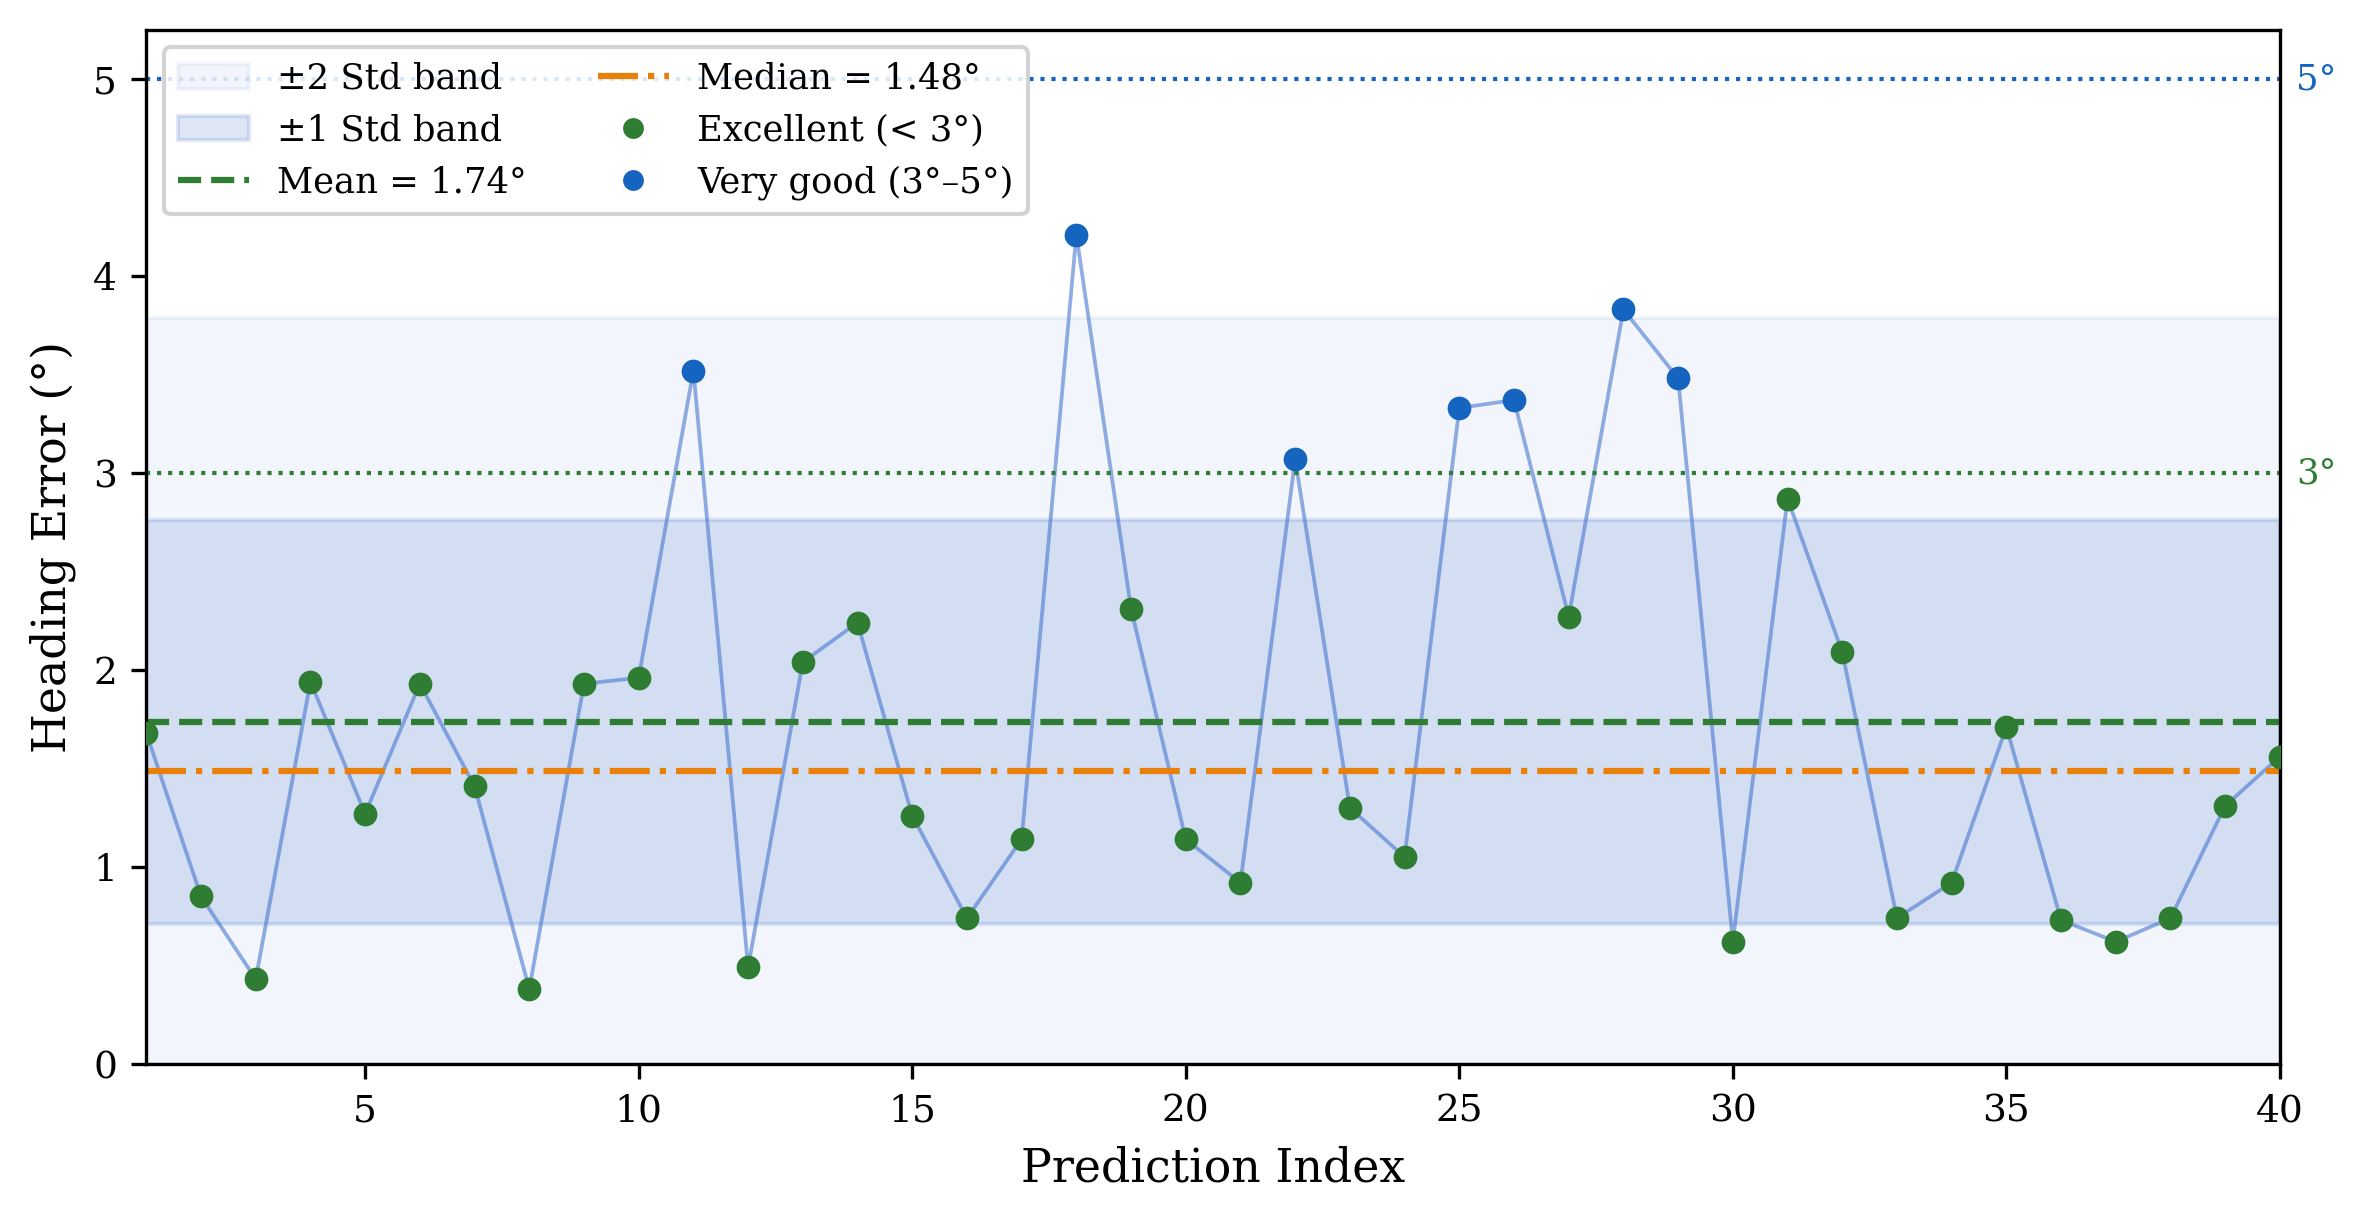

Reproduce this figure in Python.
"""
Figure B for Section 5.2.2 — Heading accuracy against Blender GT
Per-prediction index plot with:
  - ±1 and ±2 std bands
  - Mean and median lines
  - Colour-coded individual points by error band
  - 3° and 5° threshold references

Path to update:
  GT_JSON : inference_with_ground_truth_final.json
"""
import json, numpy as np
import matplotlib.pyplot as plt
from matplotlib.lines import Line2D
from pathlib import Path

# =============================================================================
# STYLE CONFIG
# =============================================================================
FONT_FAMILY      = "serif"
FONT_SIZE_LABEL  = 11
FONT_SIZE_TICK   = 9
FONT_SIZE_ANNOT  = 8.5
FONT_SIZE_LEGEND = 8.5

COLOR_LINE       = "#4878CF"
COLOR_MEAN       = "#2E7D32"
COLOR_MED        = "#E8800A"
COLOR_EXCELLENT  = "#2E7D32"
COLOR_VERYGOOD   = "#1565C0"

FIG_WIDTH        = 8.0
FIG_HEIGHT       = 4.2
DPI              = 300

# Path — update for local execution
GT_JSON = Path("../runs/test-orientation/yolo11n-panther_v1-pose-v1/inference_with_ground_truth_final.json")

# =============================================================================
# DATA
# =============================================================================
d          = json.loads(GT_JSON.read_text())
preds      = d["predictions"]
errors     = np.array([p["angular_error_deg"] for p in preds])
n          = len(errors)
idx        = np.arange(1, n + 1)
mean_err   = errors.mean()
median_err = np.median(errors)
std_err    = errors.std()

def pt_color(e):
    if e <= 3.0:   return COLOR_EXCELLENT
    elif e <= 5.0: return COLOR_VERYGOOD
    else:          return "#B71C1C"

pt_colors = [pt_color(e) for e in errors]

# =============================================================================
# FIGURE
# =============================================================================
plt.rcParams.update({
    "font.family":     FONT_FAMILY,
    "font.size":       FONT_SIZE_LABEL,
    "axes.labelsize":  FONT_SIZE_LABEL,
    "xtick.labelsize": FONT_SIZE_TICK,
    "ytick.labelsize": FONT_SIZE_TICK,
    "legend.fontsize": FONT_SIZE_LEGEND,
})

fig, ax = plt.subplots(figsize=(FIG_WIDTH, FIG_HEIGHT))

# ±2 std band
ax.fill_between(idx,
                np.maximum(0, mean_err - 2*std_err),
                mean_err + 2*std_err,
                color=COLOR_LINE, alpha=0.07, label="±2 Std band")

# ±1 std band
ax.fill_between(idx,
                np.maximum(0, mean_err - std_err),
                mean_err + std_err,
                color=COLOR_LINE, alpha=0.18, label="±1 Std band")

# Error line
ax.plot(idx, errors, color=COLOR_LINE, linewidth=0.9, alpha=0.6)

# Colour-coded points
for i, (e, col) in enumerate(zip(errors, pt_colors)):
    ax.scatter(i + 1, e, color=col, s=22, zorder=5)

# Mean and median
ax.axhline(mean_err,   color=COLOR_MEAN, linewidth=1.5,
           linestyle="--", label=f"Mean = {mean_err:.2f}°")
ax.axhline(median_err, color=COLOR_MED,  linewidth=1.5,
           linestyle="-.", label=f"Median = {median_err:.2f}°")

# Threshold references
ax.axhline(3.0, color=COLOR_EXCELLENT, linestyle=":", linewidth=1.0)
ax.text(n + 0.3, 3.0, "3°", color=COLOR_EXCELLENT, fontsize=FONT_SIZE_ANNOT, va="center")
ax.axhline(5.0, color=COLOR_VERYGOOD,  linestyle=":", linewidth=1.0)
ax.text(n + 0.3, 5.0, "5°", color=COLOR_VERYGOOD,  fontsize=FONT_SIZE_ANNOT, va="center")

# Stats box
# ax.text(0.97, 0.97,
#         f"Std = {std_err:.2f}°\nMin = {errors.min():.2f}°\nMax = {errors.max():.2f}°",
#         transform=ax.transAxes, fontsize=FONT_SIZE_ANNOT, va="top", ha="right",
#         bbox=dict(boxstyle="round,pad=0.3", fc="white", ec="grey", alpha=0.85))

# Combined legend
pt_legend = [
    Line2D([0],[0],marker="o",color="w",markerfacecolor=COLOR_EXCELLENT,
           markersize=6, label="Excellent (< 3°)"),
    Line2D([0],[0],marker="o",color="w",markerfacecolor=COLOR_VERYGOOD,
           markersize=6, label="Very good (3°–5°)"),
]
h, l = ax.get_legend_handles_labels()
ax.legend(h + pt_legend, l + [e.get_label() for e in pt_legend],
          loc="upper left", fontsize=FONT_SIZE_LEGEND, framealpha=0.85, ncol=2)

ax.set_xlabel("Prediction Index")
ax.set_ylabel("Heading Error (°)")
ax.set_xlim(1, n)
ax.set_ylim(bottom=0)

fig.tight_layout()
out = Path("figure_52b_heading_blender_gt.pdf")
fig.savefig(out, dpi=DPI, bbox_inches="tight")
fig.savefig(out.with_suffix(".png"), dpi=DPI, bbox_inches="tight")
print(f"Saved: {out}")
plt.close()
